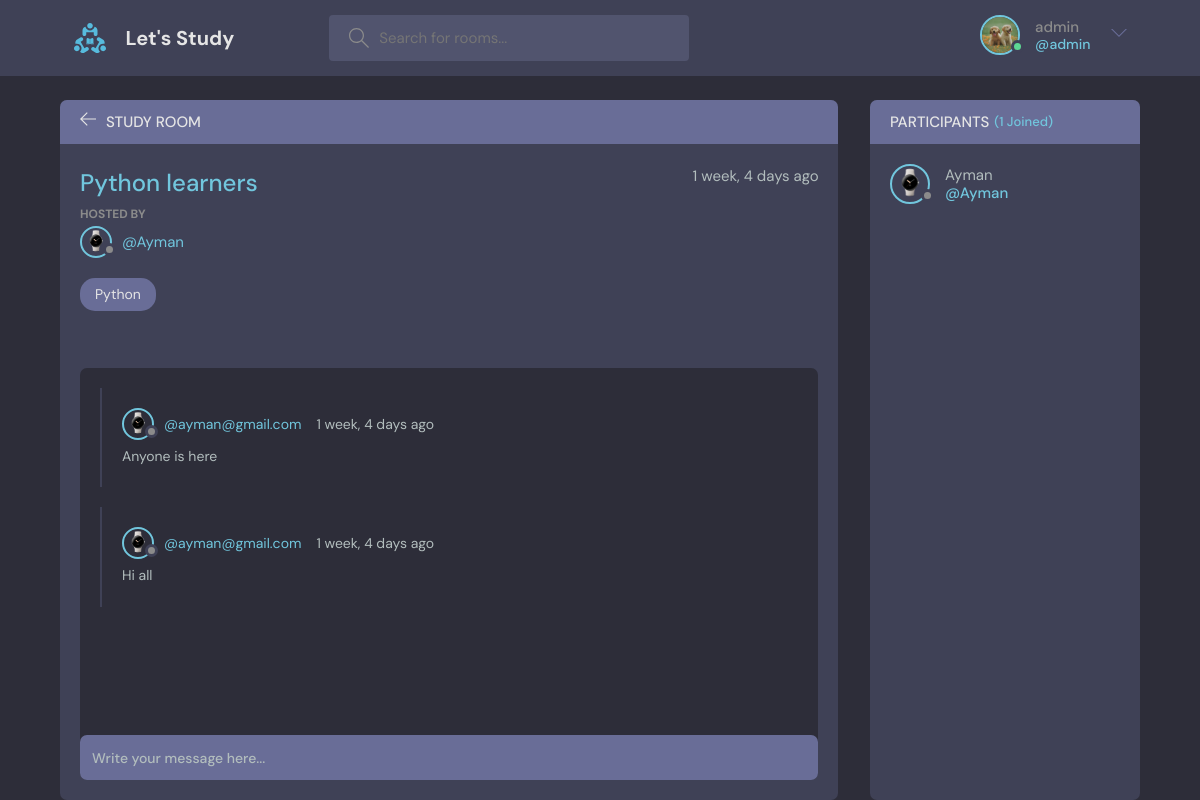
Screenshot of /room/2/ (signed in) with the database file from the repository.
### base/models.py (models this page shows, shortened)
class User(AbstractUser):
    name = models.CharField(max_length=200, null=True)
    email = models.EmailField(unique=True, null=True)
    bio = models.TextField(null=True)
    avatar = models.ImageField(null=True, default="avatar.svg")
    USERNAME_FIELD = 'email'
    REQUIRED_FIELDS = []

class Room(models.Model):
    host =  models.ForeignKey(User, on_delete=models.SET_NULL, null=True)
    topic = models.ForeignKey(Topic, on_delete=models.SET_NULL, null=True)
    name = models.CharField(max_length=200)
    description = models.TextField(null=True, blank=True)
    participants = models.ManyToManyField(User, related_name='participants', blank=True)
    updated = models.DateTimeField(auto_now=True)
    created = models.DateTimeField(auto_now_add=True)
    class Meta:
        ordering = ['-updated', '-created']

class Topic(models.Model):
    name = models.CharField(max_length=200)
    def __str__(self):
        return self.name

class Message(models.Model):
    user = models.ForeignKey(User, on_delete=models.CASCADE)
    room = models.ForeignKey(Room, on_delete=models.CASCADE)
    body = models.TextField()
    updated = models.DateTimeField(auto_now=True)
    created = models.DateTimeField(auto_now_add=True)
    class Meta:
        ordering = ['-updated', '-created']

### base/views.py (the view, shortened to what this page needs)
# urls.py: path('room/<str:pk>/', views.room, name='room'),
@login_required(login_url='login')
def room(request, pk):
    room = models.Room.objects.get(id=pk)
    room_messages = room.message_set.all().order_by('-created')
    participants = room.participants.all()
    context = {
        'room' : room,
        'room_messages' : room_messages,
        'participants' : participants,
    }
    return render(request, 'base/room.html', context)

### templates/base/room.html (shortened to what this page needs)
{% extends 'parts/main.html' %}
{% block content %}
<main class="profile-page layout layout--2">
  <div class="container">
    <div class="room">
      <div class="room__top">
        <div class="room__topLeft">
          <a href="{% url 'home' %}">
            <svg version="1.1" xmlns="http://www.w3.org/2000/svg" width="32" height="32" viewBox="0 0 32 32">
              <title>arrow-left</title>
              <path
                d="M13.723 2.286l-13.723 13.714 13.719 13.714 1.616-1.611-10.96-10.96h27.625v-2.286h-27.625l10.965-10.965-1.616-1.607z"
              ></path>
            </svg>
          </a>
          <h3>Study Room</h3>
        </div>
      </div>
      <div class="room__box scroll">
        <div class="room__header scroll">
          <div class="room__info">
            <h3>{{room.name}}</h3>
            <span>{{room.created|timesince}} ago</span>
          </div>
          <div class="room__hosted">
            <p>Hosted By</p>
            <a href="{% url 'user-profile' room.host.id %}" class="room__author">
              <div class="avatar avatar--small">
                <img src="{{room.host.avatar.url}}" />
              </div>
              <span>@{{room.host.username}}</span>
            </a>
          </div>
          <span class="room__topics">{{room.topic}}</span>
        </div>
        <div class="room__conversation">
          <div class="threads scroll">
            {% for message in room_messages %}
            <div class="thread">
              <div class="thread__top">
                <div class="thread__author">
                  <a href="{% url 'user-profile' message.user.id %}" class="thread__authorInfo">
                    <div class="avatar avatar--small">
                      <img src="{{message.user.avatar.url}}" />
                    </div>
                    <span>@{{message.user}}</span>
                  </a>
                  <span class="thread__date">{{message.created|timesince}} ago</span>
                </div>
              </div>
              <div class="thread__details">
                {{message.body}}
              </div>
            </div>
            {% endfor %}
          </div>
        </div>
      </div>
      {% if request.user.is_authenticated %}
      <div class="room__message">
        <form action="" method="POST">
          <input type="text" name="body" placeholder="Write your message here..." />
        </form>
      </div>
      {% endif %}
    </div>
    <div class="participants">
      <h3 class="participants__top">Participants <span>({{participants.count}} Joined)</span></h3>
      <div class="participants__list scroll">
        {% for user in participants %}
        <a href="{% url 'user-profile' user.id %}" class="participant">
          <div class="avatar avatar--medium">
            <img src="{{user.avatar.url}}" />
          </div>
          <p>
            {{user.username}}
            <span>@{{user.username}}</span>
          </p>
        </a>
        {% endfor %}
      </div>
    </div>
  </div>
</main>
{% endblock content %}

### templates/parts/navbar.html (shortened to what this page needs)
{% load static %}
<header class="header header--loggedIn">
    <div class="container">
      <a href="{% url 'home' %}" class="header__logo">
        <img src="{% static 'images/logo.svg' %}" />
        <h1>Let's Study</h1>
      </a>
      <form class="header__search" method="GET" action="{% url 'home' %}">
        <label>
          <input name="q" placeholder="Search for rooms..." />
        </label>
      </form>
      <nav class="header__menu">
        {% if request.user.is_authenticated %}
        <div class="header__user">
          <a href="{% url 'update-user' %}">
            <div class="avatar avatar--medium active">
              <img src="{{request.user.avatar.url}}" />
            </div>
            <p>{{request.user.username}}<span>@{{request.user.username}}</span></p>
          </a>
          <button class="dropdown-button">
            <svg version="1.1" xmlns="http://www.w3.org/2000/svg" width="32" height="32" viewBox="0 0 32 32">
              <title>chevron-down</title>
              <path d="M16 21l-13-13h-3l16 16 16-16h-3l-13 13z"></path>
            </svg>
          </button>
        </div>
        {% else %}
        <a href="{% url 'login' %}">
          <img src="{% static 'images/avatar.svg' %}" />
          <p>Login</p>
        </a>
        {% endif %}
      </nav>
    </div>
  </header>

### rows the page displays
User: user.avatar (picture), user.username "admin"
Room: name "Python learners", created "1 week, 4 days", host.avatar (picture), host.username "Ayman", topic "Python"
Message: user.avatar (picture), user "ayman@gmail.com", created "1 week, 4 days", body "Anyone is here"
Message: user.avatar (picture), user "ayman@gmail.com", created "1 week, 4 days", body "Hi all"
User: avatar (picture), username "Ayman"

### other values shown
{{ participants.count }} "1"
